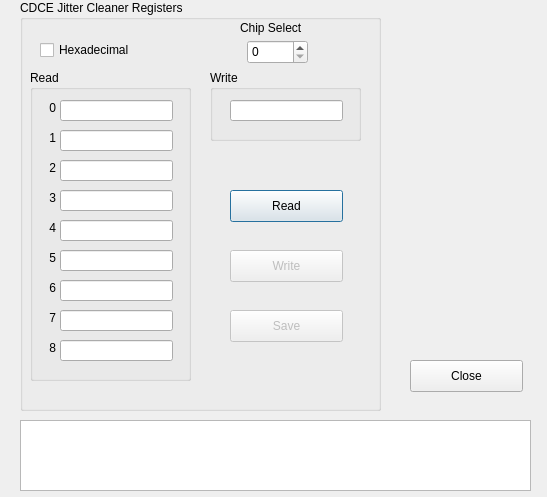
<?xml version="1.0" encoding="UTF-8"?>
<ui version="4.0">
 <class>Dial_AmcDCDCE</class>
 <widget class="QDialog" name="Dial_AmcDCDCE">
  <property name="geometry">
   <rect>
    <x>0</x>
    <y>0</y>
    <width>547</width>
    <height>497</height>
   </rect>
  </property>
  <property name="windowTitle">
   <string>Dialog</string>
  </property>
  <widget class="QGroupBox" name="groupBox">
   <property name="geometry">
    <rect>
     <x>20</x>
     <y>0</y>
     <width>361</width>
     <height>411</height>
    </rect>
   </property>
   <property name="title">
    <string>CDCE Jitter Cleaner Registers</string>
   </property>
   <widget class="QCheckBox" name="checkBox">
    <property name="geometry">
     <rect>
      <x>20</x>
      <y>40</y>
      <width>111</width>
      <height>20</height>
     </rect>
    </property>
    <property name="text">
     <string>Hexadecimal</string>
    </property>
   </widget>
   <widget class="QSpinBox" name="spinBox">
    <property name="geometry">
     <rect>
      <x>227</x>
      <y>40</y>
      <width>61</width>
      <height>24</height>
     </rect>
    </property>
    <property name="maximum">
     <number>2</number>
    </property>
   </widget>
   <widget class="QLabel" name="label">
    <property name="geometry">
     <rect>
      <x>220</x>
      <y>20</y>
      <width>81</width>
      <height>16</height>
     </rect>
    </property>
    <property name="text">
     <string>Chip Select</string>
    </property>
   </widget>
   <widget class="QGroupBox" name="groupBox_2">
    <property name="geometry">
     <rect>
      <x>10</x>
      <y>70</y>
      <width>161</width>
      <height>311</height>
     </rect>
    </property>
    <property name="title">
     <string>Read</string>
    </property>
    <widget class="QLineEdit" name="lineEdit_Read0">
     <property name="geometry">
      <rect>
       <x>30</x>
       <y>30</y>
       <width>113</width>
       <height>21</height>
      </rect>
     </property>
     <property name="readOnly">
      <bool>true</bool>
     </property>
    </widget>
    <widget class="QLineEdit" name="lineEdit_Read1">
     <property name="geometry">
      <rect>
       <x>30</x>
       <y>60</y>
       <width>113</width>
       <height>21</height>
      </rect>
     </property>
     <property name="readOnly">
      <bool>true</bool>
     </property>
    </widget>
    <widget class="QLineEdit" name="lineEdit_Read2">
     <property name="geometry">
      <rect>
       <x>30</x>
       <y>90</y>
       <width>113</width>
       <height>21</height>
      </rect>
     </property>
     <property name="readOnly">
      <bool>true</bool>
     </property>
    </widget>
    <widget class="QLineEdit" name="lineEdit_Read3">
     <property name="geometry">
      <rect>
       <x>30</x>
       <y>120</y>
       <width>113</width>
       <height>21</height>
      </rect>
     </property>
     <property name="readOnly">
      <bool>true</bool>
     </property>
    </widget>
    <widget class="QLineEdit" name="lineEdit_Read4">
     <property name="geometry">
      <rect>
       <x>30</x>
       <y>150</y>
       <width>113</width>
       <height>21</height>
      </rect>
     </property>
     <property name="readOnly">
      <bool>true</bool>
     </property>
    </widget>
    <widget class="QLineEdit" name="lineEdit_Read5">
     <property name="geometry">
      <rect>
       <x>30</x>
       <y>180</y>
       <width>113</width>
       <height>21</height>
      </rect>
     </property>
     <property name="readOnly">
      <bool>true</bool>
     </property>
    </widget>
    <widget class="QLineEdit" name="lineEdit_Read6">
     <property name="geometry">
      <rect>
       <x>30</x>
       <y>210</y>
       <width>113</width>
       <height>21</height>
      </rect>
     </property>
     <property name="readOnly">
      <bool>true</bool>
     </property>
    </widget>
    <widget class="QLineEdit" name="lineEdit_Read7">
     <property name="geometry">
      <rect>
       <x>30</x>
       <y>240</y>
       <width>113</width>
       <height>21</height>
      </rect>
     </property>
     <property name="readOnly">
      <bool>true</bool>
     </property>
    </widget>
    <widget class="QLineEdit" name="lineEdit_Read8">
     <property name="geometry">
      <rect>
       <x>30</x>
       <y>270</y>
       <width>113</width>
       <height>21</height>
      </rect>
     </property>
     <property name="readOnly">
      <bool>true</bool>
     </property>
    </widget>
    <widget class="QLabel" name="label_2">
     <property name="geometry">
      <rect>
       <x>10</x>
       <y>30</y>
       <width>16</width>
       <height>16</height>
      </rect>
     </property>
     <property name="text">
      <string>0</string>
     </property>
     <property name="alignment">
      <set>Qt::AlignRight|Qt::AlignTrailing|Qt::AlignVCenter</set>
     </property>
    </widget>
    <widget class="QLabel" name="label_4">
     <property name="geometry">
      <rect>
       <x>10</x>
       <y>60</y>
       <width>16</width>
       <height>16</height>
      </rect>
     </property>
     <property name="text">
      <string>1</string>
     </property>
     <property name="alignment">
      <set>Qt::AlignRight|Qt::AlignTrailing|Qt::AlignVCenter</set>
     </property>
    </widget>
    <widget class="QLabel" name="label_7">
     <property name="geometry">
      <rect>
       <x>10</x>
       <y>90</y>
       <width>16</width>
       <height>16</height>
      </rect>
     </property>
     <property name="text">
      <string>2</string>
     </property>
     <property name="alignment">
      <set>Qt::AlignRight|Qt::AlignTrailing|Qt::AlignVCenter</set>
     </property>
    </widget>
    <widget class="QLabel" name="label_8">
     <property name="geometry">
      <rect>
       <x>10</x>
       <y>120</y>
       <width>16</width>
       <height>16</height>
      </rect>
     </property>
     <property name="text">
      <string>3</string>
     </property>
     <property name="alignment">
      <set>Qt::AlignRight|Qt::AlignTrailing|Qt::AlignVCenter</set>
     </property>
    </widget>
    <widget class="QLabel" name="label_9">
     <property name="geometry">
      <rect>
       <x>10</x>
       <y>150</y>
       <width>16</width>
       <height>16</height>
      </rect>
     </property>
     <property name="text">
      <string>4</string>
     </property>
     <property name="alignment">
      <set>Qt::AlignRight|Qt::AlignTrailing|Qt::AlignVCenter</set>
     </property>
    </widget>
    <widget class="QLabel" name="label_10">
     <property name="geometry">
      <rect>
       <x>10</x>
       <y>180</y>
       <width>16</width>
       <height>16</height>
      </rect>
     </property>
     <property name="text">
      <string>5</string>
     </property>
     <property name="alignment">
      <set>Qt::AlignRight|Qt::AlignTrailing|Qt::AlignVCenter</set>
     </property>
    </widget>
    <widget class="QLabel" name="label_11">
     <property name="geometry">
      <rect>
       <x>10</x>
       <y>210</y>
       <width>16</width>
       <height>16</height>
      </rect>
     </property>
     <property name="text">
      <string>6</string>
     </property>
     <property name="alignment">
      <set>Qt::AlignRight|Qt::AlignTrailing|Qt::AlignVCenter</set>
     </property>
    </widget>
    <widget class="QLabel" name="label_12">
     <property name="geometry">
      <rect>
       <x>10</x>
       <y>240</y>
       <width>16</width>
       <height>16</height>
      </rect>
     </property>
     <property name="text">
      <string>7</string>
     </property>
     <property name="alignment">
      <set>Qt::AlignRight|Qt::AlignTrailing|Qt::AlignVCenter</set>
     </property>
    </widget>
    <widget class="QLabel" name="label_13">
     <property name="geometry">
      <rect>
       <x>10</x>
       <y>270</y>
       <width>16</width>
       <height>16</height>
      </rect>
     </property>
     <property name="text">
      <string>8</string>
     </property>
     <property name="alignment">
      <set>Qt::AlignRight|Qt::AlignTrailing|Qt::AlignVCenter</set>
     </property>
    </widget>
   </widget>
   <widget class="QGroupBox" name="groupBox_3">
    <property name="geometry">
     <rect>
      <x>190</x>
      <y>70</y>
      <width>151</width>
      <height>71</height>
     </rect>
    </property>
    <property name="title">
     <string>Write</string>
    </property>
    <widget class="QLineEdit" name="lineEdit_Write">
     <property name="geometry">
      <rect>
       <x>20</x>
       <y>30</y>
       <width>113</width>
       <height>21</height>
      </rect>
     </property>
     <property name="text">
      <string/>
     </property>
    </widget>
   </widget>
   <widget class="QPushButton" name="pushButton_Read">
    <property name="geometry">
     <rect>
      <x>210</x>
      <y>190</y>
      <width>113</width>
      <height>32</height>
     </rect>
    </property>
    <property name="text">
     <string>Read</string>
    </property>
   </widget>
   <widget class="QPushButton" name="pushButton_Write">
    <property name="enabled">
     <bool>false</bool>
    </property>
    <property name="geometry">
     <rect>
      <x>210</x>
      <y>250</y>
      <width>113</width>
      <height>32</height>
     </rect>
    </property>
    <property name="text">
     <string>Write</string>
    </property>
   </widget>
   <widget class="QPushButton" name="pushButton_Save">
    <property name="enabled">
     <bool>false</bool>
    </property>
    <property name="geometry">
     <rect>
      <x>210</x>
      <y>310</y>
      <width>113</width>
      <height>32</height>
     </rect>
    </property>
    <property name="text">
     <string>Save</string>
    </property>
   </widget>
  </widget>
  <widget class="QPushButton" name="Close">
   <property name="geometry">
    <rect>
     <x>410</x>
     <y>360</y>
     <width>113</width>
     <height>32</height>
    </rect>
   </property>
   <property name="text">
    <string>Close</string>
   </property>
  </widget>
  <widget class="QTextEdit" name="textEdit_Msg">
   <property name="geometry">
    <rect>
     <x>20</x>
     <y>420</y>
     <width>511</width>
     <height>71</height>
    </rect>
   </property>
  </widget>
 </widget>
 <resources/>
 <connections/>
</ui>
